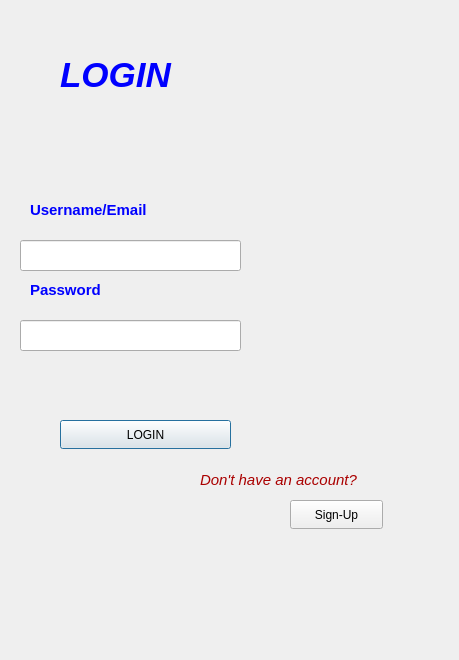
<?xml version="1.0" encoding="UTF-8"?>
<ui version="4.0">
 <class>Login</class>
 <widget class="QDialog" name="Login">
  <property name="geometry">
   <rect>
    <x>0</x>
    <y>0</y>
    <width>459</width>
    <height>660</height>
   </rect>
  </property>
  <property name="windowTitle">
   <string>Dialog</string>
  </property>
  <widget class="QLabel" name="LOGINLabel">
   <property name="geometry">
    <rect>
     <x>60</x>
     <y>30</y>
     <width>231</width>
     <height>91</height>
    </rect>
   </property>
   <property name="text">
    <string>&lt;html&gt;&lt;head/&gt;&lt;body&gt;&lt;p&gt;&lt;span style=&quot; font-size:26pt; font-weight:700; font-style:italic; color:#0000ff;&quot;&gt;LOGIN&lt;/span&gt;&lt;/p&gt;&lt;/body&gt;&lt;/html&gt;</string>
   </property>
  </widget>
  <widget class="QLabel" name="usernameLABEL">
   <property name="geometry">
    <rect>
     <x>30</x>
     <y>200</y>
     <width>151</width>
     <height>20</height>
    </rect>
   </property>
   <property name="text">
    <string>&lt;html&gt;&lt;head/&gt;&lt;body&gt;&lt;p&gt;&lt;span style=&quot; font-size:11pt; font-weight:700; color:#0000ff;&quot;&gt;Username/Email&lt;/span&gt;&lt;/p&gt;&lt;/body&gt;&lt;/html&gt;</string>
   </property>
  </widget>
  <widget class="QLineEdit" name="usernamelineedit">
   <property name="geometry">
    <rect>
     <x>20</x>
     <y>240</y>
     <width>221</width>
     <height>31</height>
    </rect>
   </property>
  </widget>
  <widget class="QLineEdit" name="LineEditPassword">
   <property name="geometry">
    <rect>
     <x>20</x>
     <y>320</y>
     <width>221</width>
     <height>31</height>
    </rect>
   </property>
   <property name="echoMode">
    <enum>QLineEdit::Password</enum>
   </property>
  </widget>
  <widget class="QLabel" name="PasswordLabel">
   <property name="geometry">
    <rect>
     <x>30</x>
     <y>280</y>
     <width>91</width>
     <height>21</height>
    </rect>
   </property>
   <property name="text">
    <string>&lt;html&gt;&lt;head/&gt;&lt;body&gt;&lt;p&gt;&lt;span style=&quot; font-size:11pt; font-weight:700; color:#0000ff;&quot;&gt;Password&lt;/span&gt;&lt;/p&gt;&lt;/body&gt;&lt;/html&gt;</string>
   </property>
  </widget>
  <widget class="QLabel" name="noaccountlabel">
   <property name="geometry">
    <rect>
     <x>200</x>
     <y>470</y>
     <width>211</width>
     <height>20</height>
    </rect>
   </property>
   <property name="text">
    <string>&lt;html&gt;&lt;head/&gt;&lt;body&gt;&lt;p&gt;&lt;span style=&quot; font-size:11pt; font-style:italic; color:#aa0000;&quot;&gt;Don't have an account?&lt;/span&gt;&lt;/p&gt;&lt;/body&gt;&lt;/html&gt;</string>
   </property>
  </widget>
  <widget class="QPushButton" name="loginButton">
   <property name="geometry">
    <rect>
     <x>60</x>
     <y>420</y>
     <width>171</width>
     <height>29</height>
    </rect>
   </property>
   <property name="text">
    <string>LOGIN</string>
   </property>
  </widget>
  <widget class="QPushButton" name="SIGNUPBUTTON">
   <property name="geometry">
    <rect>
     <x>290</x>
     <y>500</y>
     <width>93</width>
     <height>29</height>
    </rect>
   </property>
   <property name="text">
    <string>Sign-Up</string>
   </property>
  </widget>
 </widget>
 <resources/>
 <connections/>
</ui>
